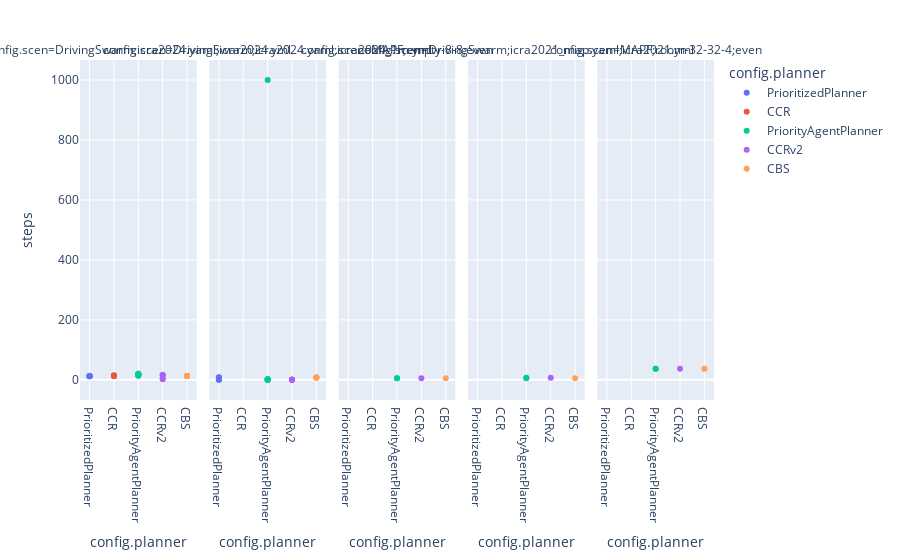

Notebook code cell kept with this figure:
### Code cell
df.history = df.history.astype(str).astype('category')
px.scatter(df.loc[~df.failed], x="config.planner", y="steps", color="config.planner", facet_col="config.scen", hover_name="history")

### Figure 1 — Plotly figure (JSON) as saved in the notebook; plotly's stock layout.template omitted (floating-point values rounded to 4 significant figures)
{"data": [{"hovertemplate": "<b>%{hovertext}</b><br><br>config.planner=%{x}<br>config.scen=DrivingSwarm;icra2024.yaml;icra2024.yml<br>steps=%{y}<extra></extra>", "hovertext": ["results/PRIO.yml/DrivingSwarm;icra2024.yaml;icra2024.yml/0/history.feather", "results/PRIO.yml/DrivingSwarm;icra2024.yaml;icra2024.yml/2/history.feather", "results/PRIO.yml/DrivingSwarm;icra2024.yaml;icra2024.yml/4/history.feather", "results/PRIO.yml/DrivingSwarm;icra2024.yaml;icra2024.yml/3/history.feather", "results/PRIO.yml/DrivingSwarm;icra2024.yaml;icra2024.yml/1/history.feather"], "legendgroup": "PrioritizedPlanner", "marker": {"color": "#636efa", "symbol": "circle"}, "mode": "markers", "name": "PrioritizedPlanner", "orientation": "v", "showlegend": true, "type": "scatter", "x": ["PrioritizedPlanner", "PrioritizedPlanner", "PrioritizedPlanner", "PrioritizedPlanner", "PrioritizedPlanner"], "xaxis": "x", "y": [12, 12, 12, 13, 13], "yaxis": "y"}, {"hovertemplate": "<b>%{hovertext}</b><br><br>config.planner=%{x}<br>config.scen=DrivingSwarm;icra2024.yaml;icra2024_1m.yml<br>steps=%{y}<extra></extra>", "hovertext": ["results/PRIO.yml/DrivingSwarm;icra2024.yaml;icra2024_1m.yml/0/history.feather", "results/PRIO.yml/DrivingSwarm;icra2024.yaml;icra2024_1m.yml/2/history.feather", "results/PRIO.yml/DrivingSwarm;icra2024.yaml;icra2024_1m.yml/4/history.feather", "results/PRIO.yml/DrivingSwarm;icra2024.yaml;icra2024_1m.yml/3/history.feather", "results/PRIO.yml/DrivingSwarm;icra2024.yaml;icra2024_1m.yml/1/history.feather"], "legendgroup": "PrioritizedPlanner", "marker": {"color": "#636efa", "symbol": "circle"}, "mode": "markers", "name": "PrioritizedPlanner", "orientation": "v", "showlegend": false, "type": "scatter", "x": ["PrioritizedPlanner", "PrioritizedPlanner", "PrioritizedPlanner", "PrioritizedPlanner", "PrioritizedPlanner"], "xaxis": "x2", "y": [8, 0, 8, 0, 8], "yaxis": "y2"}, {"hovertemplate": "<b>%{hovertext}</b><br><br>config.planner=%{x}<br>config.scen=DrivingSwarm;icra2024.yaml;icra2024.yml<br>steps=%{y}<extra></extra>", "hovertext": ["results/CCR.yml/DrivingSwarm;icra2024.yaml;icra2024.yml/0/history.feather", "results/CCR.yml/DrivingSwarm;icra2024.yaml;icra2024.yml/2/history.feather", "results/CCR.yml/DrivingSwarm;icra2024.yaml;icra2024.yml/4/history.feather", "results/CCR.yml/DrivingSwarm;icra2024.yaml;icra2024.yml/3/history.feather", "results/CCR.yml/DrivingSwarm;icra2024.yaml;icra2024.yml/1/history.feather"], "legendgroup": "CCR", "marker": {"color": "#EF553B", "symbol": "circle"}, "mode": "markers", "name": "CCR", "orientation": "v", "showlegend": true, "type": "scatter", "x": ["CCR", "CCR", "CCR", "CCR", "CCR"], "xaxis": "x", "y": [14, 13, 13, 15, 13], "yaxis": "y"}, {"hovertemplate": "<b>%{hovertext}</b><br><br>config.planner=%{x}<br>config.scen=DrivingSwarm;icra2024.yaml;icra2024.yml<br>steps=%{y}<extra></extra>", "hovertext": ["results/PrioSame.yml/DrivingSwarm;icra2024.yaml;icra2024.yml/2/history.feather", "results/PrioSame.yml/DrivingSwarm;icra2024.yaml;icra2024.yml/4/history.feather", "results/PrioSame.yml/DrivingSwarm;icra2024.yaml;icra2024.yml/3/history.feather", "results/PrioSame.yml/DrivingSwarm;icra2024.yaml;icra2024.yml/1/history.feather", "results/PrioIndex.yml/DrivingSwarm;icra2024.yaml;icra2024.yml/2/history.feather", "results/PrioIndex.yml/DrivingSwarm;icra2024.yaml;icra2024.yml/4/history.feather", "results/PrioIndex.yml/DrivingSwarm;icra2024.yaml;icra2024.yml/3/history.feather", "results/PrioIndex.yml/DrivingSwarm;icra2024.yaml;icra2024.yml/1/history.feather"], "legendgroup": "PriorityAgentPlanner", "marker": {"color": "#00cc96", "symbol": "circle"}, "mode": "markers", "name": "PriorityAgentPlanner", "orientation": "v", "showlegend": true, "type": "scatter", "x": ["PriorityAgentPlanner", "PriorityAgentPlanner", "PriorityAgentPlanner", "PriorityAgentPlanner", "PriorityAgentPlanner", "PriorityAgentPlanner", "PriorityAgentPlanner", "PriorityAgentPlanner"], "xaxis": "x", "y": [18, 20, 15, 20, 18, 14, 16, 18], "yaxis": "y"}, {"hovertemplate": "<b>%{hovertext}</b><br><br>config.planner=%{x}<br>config.scen=DrivingSwarm;icra2024.yaml;icra2024_1m.yml<br>steps=%{y}<extra></extra>", "hovertext": ["results/PrioSame.yml/DrivingSwarm;icra2024.yaml;icra2024_1m.yml/0/history.feather", "results/PrioSame.yml/DrivingSwarm;icra2024.yaml;icra2024_1m.yml/2/history.feather", "results/PrioSame.yml/DrivingSwarm;icra2024.yaml;icra2024_1m.yml/4/history.feather", "results/PrioSame.yml/DrivingSwarm;icra2024.yaml;icra2024_1m.yml/3/history.feather", "results/PrioSame.yml/DrivingSwarm;icra2024.yaml;icra2024_1m.yml/1/history.feather", "results/PrioIndex.yml/DrivingSwarm;icra2024.yaml;icra2024_1m.yml/2/history.feather", "results/PrioIndex.yml/DrivingSwarm;icra2024.yaml;icra2024_1m.yml/4/history.feather", "results/PrioIndex.yml/DrivingSwarm;icra2024.yaml;icra2024_1m.yml/3/history.feather", "results/PrioIndex.yml/DrivingSwarm;icra2024.yaml;icra2024_1m.yml/1/history.feather"], "legendgroup": "PriorityAgentPlanner", "marker": {"color": "#00cc96", "symbol": "circle"}, "mode": "markers", "name": "PriorityAgentPlanner", "orientation": "v", "showlegend": false, "type": "scatter", "x": ["PriorityAgentPlanner", "PriorityAgentPlanner", "PriorityAgentPlanner", "PriorityAgentPlanner", "PriorityAgentPlanner", "PriorityAgentPlanner", "PriorityAgentPlanner", "PriorityAgentPlanner", "PriorityAgentPlanner"], "xaxis": "x2", "y": [0, 0, 0, 0, 0, 2, 1000, 2, 2], "yaxis": "y2"}, {"hovertemplate": "<b>%{hovertext}</b><br><br>config.planner=%{x}<br>config.scen=MAPF;empty-8-8;even<br>steps=%{y}<extra></extra>", "hovertext": ["results/PrioSame.yml/MAPF;empty-8-8;even/1/history.feather", "results/PrioIndex.yml/MAPF;empty-8-8;even/1/history.feather"], "legendgroup": "PriorityAgentPlanner", "marker": {"color": "#00cc96", "symbol": "circle"}, "mode": "markers", "name": "PriorityAgentPlanner", "orientation": "v", "showlegend": false, "type": "scatter", "x": ["PriorityAgentPlanner", "PriorityAgentPlanner"], "xaxis": "x3", "y": [5, 5], "yaxis": "y3"}, {"hovertemplate": "<b>%{hovertext}</b><br><br>config.planner=%{x}<br>config.scen=DrivingSwarm;icra2021_map.yaml;icra2021.yml<br>steps=%{y}<extra></extra>", "hovertext": ["results/PrioSame.yml/DrivingSwarm;icra2021_map.yaml;icra2021.yml/1/history.feather", "results/PrioIndex.yml/DrivingSwarm;icra2021_map.yaml;icra2021.yml/1/history.feather"], "legendgroup": "PriorityAgentPlanner", "marker": {"color": "#00cc96", "symbol": "circle"}, "mode": "markers", "name": "PriorityAgentPlanner", "orientation": "v", "showlegend": false, "type": "scatter", "x": ["PriorityAgentPlanner", "PriorityAgentPlanner"], "xaxis": "x4", "y": [7, 5], "yaxis": "y4"}, {"hovertemplate": "<b>%{hovertext}</b><br><br>config.planner=%{x}<br>config.scen=MAPF;room-32-32-4;even<br>steps=%{y}<extra></extra>", "hovertext": ["results/PrioSame.yml/MAPF;room-32-32-4;even/1/history.feather", "results/PrioIndex.yml/MAPF;room-32-32-4;even/1/history.feather"], "legendgroup": "PriorityAgentPlanner", "marker": {"color": "#00cc96", "symbol": "circle"}, "mode": "markers", "name": "PriorityAgentPlanner", "orientation": "v", "showlegend": false, "type": "scatter", "x": ["PriorityAgentPlanner", "PriorityAgentPlanner"], "xaxis": "x5", "y": [37, 37], "yaxis": "y5"}, {"hovertemplate": "<b>%{hovertext}</b><br><br>config.planner=%{x}<br>config.scen=DrivingSwarm;icra2024.yaml;icra2024.yml<br>steps=%{y}<extra></extra>", "hovertext": ["results/CCRv2.yml/DrivingSwarm;icra2024.yaml;icra2024.yml/0/history.feather", "results/CCRv2.yml/DrivingSwarm;icra2024.yaml;icra2024.yml/4/history.feather", "results/CCRv2.yml/DrivingSwarm;icra2024.yaml;icra2024.yml/3/history.feather", "results/CCRv2.yml/DrivingSwarm;icra2024.yaml;icra2024.yml/1/history.feather"], "legendgroup": "CCRv2", "marker": {"color": "#ab63fa", "symbol": "circle"}, "mode": "markers", "name": "CCRv2", "orientation": "v", "showlegend": true, "type": "scatter", "x": ["CCRv2", "CCRv2", "CCRv2", "CCRv2"], "xaxis": "x", "y": [2, 15, 17, 5], "yaxis": "y"}, {"hovertemplate": "<b>%{hovertext}</b><br><br>config.planner=%{x}<br>config.scen=DrivingSwarm;icra2024.yaml;icra2024_1m.yml<br>steps=%{y}<extra></extra>", "hovertext": ["results/CCRv2.yml/DrivingSwarm;icra2024.yaml;icra2024_1m.yml/0/history.feather", "results/CCRv2.yml/DrivingSwarm;icra2024.yaml;icra2024_1m.yml/2/history.feather", "results/CCRv2.yml/DrivingSwarm;icra2024.yaml;icra2024_1m.yml/4/history.feather", "results/CCRv2.yml/DrivingSwarm;icra2024.yaml;icra2024_1m.yml/3/history.feather", "results/CCRv2.yml/DrivingSwarm;icra2024.yaml;icra2024_1m.yml/1/history.feather"], "legendgroup": "CCRv2", "marker": {"color": "#ab63fa", "symbol": "circle"}, "mode": "markers", "name": "CCRv2", "orientation": "v", "showlegend": false, "type": "scatter", "x": ["CCRv2", "CCRv2", "CCRv2", "CCRv2", "CCRv2"], "xaxis": "x2", "y": [0, 0, 1, 0, 0], "yaxis": "y2"}, {"hovertemplate": "<b>%{hovertext}</b><br><br>config.planner=%{x}<br>config.scen=MAPF;empty-8-8;even<br>steps=%{y}<extra></extra>", "hovertext": ["results/CCRv2.yml/MAPF;empty-8-8;even/1/history.feather"], "legendgroup": "CCRv2", "marker": {"color": "#ab63fa", "symbol": "circle"}, "mode": "markers", "name": "CCRv2", "orientation": "v", "showlegend": false, "type": "scatter", "x": ["CCRv2"], "xaxis": "x3", "y": [5], "yaxis": "y3"}, {"hovertemplate": "<b>%{hovertext}</b><br><br>config.planner=%{x}<br>config.scen=DrivingSwarm;icra2021_map.yaml;icra2021.yml<br>steps=%{y}<extra></extra>", "hovertext": ["results/CCRv2.yml/DrivingSwarm;icra2021_map.yaml;icra2021.yml/1/history.feather"], "legendgroup": "CCRv2", "marker": {"color": "#ab63fa", "symbol": "circle"}, "mode": "markers", "name": "CCRv2", "orientation": "v", "showlegend": false, "type": "scatter", "x": ["CCRv2"], "xaxis": "x4", "y": [7], "yaxis": "y4"}, {"hovertemplate": "<b>%{hovertext}</b><br><br>config.planner=%{x}<br>config.scen=MAPF;room-32-32-4;even<br>steps=%{y}<extra></extra>", "hovertext": ["results/CCRv2.yml/MAPF;room-32-32-4;even/1/history.feather"], "legendgroup": "CCRv2", "marker": {"color": "#ab63fa", "symbol": "circle"}, "mode": "markers", "name": "CCRv2", "orientation": "v", "showlegend": false, "type": "scatter", "x": ["CCRv2"], "xaxis": "x5", "y": [37], "yaxis": "y5"}, {"hovertemplate": "<b>%{hovertext}</b><br><br>config.planner=%{x}<br>config.scen=DrivingSwarm;icra2024.yaml;icra2024.yml<br>steps=%{y}<extra></extra>", "hovertext": ["results/CBS.yml/DrivingSwarm;icra2024.yaml;icra2024.yml/0/history.feather", "results/CBS.yml/DrivingSwarm;icra2024.yaml;icra2024.yml/2/history.feather", "results/CBS.yml/DrivingSwarm;icra2024.yaml;icra2024.yml/4/history.feather", "results/CBS.yml/DrivingSwarm;icra2024.yaml;icra2024.yml/3/history.feather", "results/CBS.yml/DrivingSwarm;icra2024.yaml;icra2024.yml/1/history.feather"], "legendgroup": "CBS", "marker": {"color": "#FFA15A", "symbol": "circle"}, "mode": "markers", "name": "CBS", "orientation": "v", "showlegend": true, "type": "scatter", "x": ["CBS", "CBS", "CBS", "CBS", "CBS"], "xaxis": "x", "y": [13, 13, 13, 13, 13], "yaxis": "y"}, {"hovertemplate": "<b>%{hovertext}</b><br><br>config.planner=%{x}<br>config.scen=DrivingSwarm;icra2024.yaml;icra2024_1m.yml<br>steps=%{y}<extra></extra>", "hovertext": ["results/CBS.yml/DrivingSwarm;icra2024.yaml;icra2024_1m.yml/0/history.feather", "results/CBS.yml/DrivingSwarm;icra2024.yaml;icra2024_1m.yml/2/history.feather", "results/CBS.yml/DrivingSwarm;icra2024.yaml;icra2024_1m.yml/4/history.feather", "results/CBS.yml/DrivingSwarm;icra2024.yaml;icra2024_1m.yml/3/history.feather", "results/CBS.yml/DrivingSwarm;icra2024.yaml;icra2024_1m.yml/1/history.feather"], "legendgroup": "CBS", "marker": {"color": "#FFA15A", "symbol": "circle"}, "mode": "markers", "name": "CBS", "orientation": "v", "showlegend": false, "type": "scatter", "x": ["CBS", "CBS", "CBS", "CBS", "CBS"], "xaxis": "x2", "y": [8, 8, 8, 8, 8], "yaxis": "y2"}, {"hovertemplate": "<b>%{hovertext}</b><br><br>config.planner=%{x}<br>config.scen=MAPF;empty-8-8;even<br>steps=%{y}<extra></extra>", "hovertext": ["results/CBS.yml/MAPF;empty-8-8;even/1/history.feather"], "legendgroup": "CBS", "marker": {"color": "#FFA15A", "symbol": "circle"}, "mode": "markers", "name": "CBS", "orientation": "v", "showlegend": false, "type": "scatter", "x": ["CBS"], "xaxis": "x3", "y": [5], "yaxis": "y3"}, {"hovertemplate": "<b>%{hovertext}</b><br><br>config.planner=%{x}<br>config.scen=DrivingSwarm;icra2021_map.yaml;icra2021.yml<br>steps=%{y}<extra></extra>", "hovertext": ["results/CBS.yml/DrivingSwarm;icra2021_map.yaml;icra2021.yml/1/history.feather"], "legendgroup": "CBS", "marker": {"color": "#FFA15A", "symbol": "circle"}, "mode": "markers", "name": "CBS", "orientation": "v", "showlegend": false, "type": "scatter", "x": ["CBS"], "xaxis": "x4", "y": [5], "yaxis": "y4"}, {"hovertemplate": "<b>%{hovertext}</b><br><br>config.planner=%{x}<br>config.scen=MAPF;room-32-32-4;even<br>steps=%{y}<extra></extra>", "hovertext": ["results/CBS.yml/MAPF;room-32-32-4;even/1/history.feather"], "legendgroup": "CBS", "marker": {"color": "#FFA15A", "symbol": "circle"}, "mode": "markers", "name": "CBS", "orientation": "v", "showlegend": false, "type": "scatter", "x": ["CBS"], "xaxis": "x5", "y": [37], "yaxis": "y5"}], "layout": {"annotations": [{"font": {}, "showarrow": false, "text": "config.scen=DrivingSwarm;icra2024.yaml;icra2024.yml", "x": 0.092, "xanchor": "center", "xref": "paper", "y": 1, "yanchor": "bottom", "yref": "paper"}, {"font": {}, "showarrow": false, "text": "config.scen=DrivingSwarm;icra2024.yaml;icra2024_1m.yml", "x": 0.296, "xanchor": "center", "xref": "paper", "y": 1, "yanchor": "bottom", "yref": "paper"}, {"font": {}, "showarrow": false, "text": "config.scen=MAPF;empty-8-8;even", "x": 0.5, "xanchor": "center", "xref": "paper", "y": 1, "yanchor": "bottom", "yref": "paper"}, {"font": {}, "showarrow": false, "text": "config.scen=DrivingSwarm;icra2021_map.yaml;icra2021.yml", "x": 0.704, "xanchor": "center", "xref": "paper", "y": 1, "yanchor": "bottom", "yref": "paper"}, {"font": {}, "showarrow": false, "text": "config.scen=MAPF;room-32-32-4;even", "x": 0.908, "xanchor": "center", "xref": "paper", "y": 1, "yanchor": "bottom", "yref": "paper"}], "legend": {"title": {"text": "config.planner"}, "tracegroupgap": 0}, "margin": {"t": 60}, "xaxis": {"anchor": "y", "categoryarray": ["PrioritizedPlanner", "CCR", "PriorityAgentPlanner", "CCRv2", "CBS"], "categoryorder": "array", "domain": [0, 0.184], "title": {"text": "config.planner"}}, "xaxis2": {"anchor": "y2", "categoryarray": ["PrioritizedPlanner", "CCR", "PriorityAgentPlanner", "CCRv2", "CBS"], "categoryorder": "array", "domain": [0.204, 0.388], "matches": "x", "title": {"text": "config.planner"}}, "xaxis3": {"anchor": "y3", "categoryarray": ["PrioritizedPlanner", "CCR", "PriorityAgentPlanner", "CCRv2", "CBS"], "categoryorder": "array", "domain": [0.408, 0.592], "matches": "x", "title": {"text": "config.planner"}}, "xaxis4": {"anchor": "y4", "categoryarray": ["PrioritizedPlanner", "CCR", "PriorityAgentPlanner", "CCRv2", "CBS"], "categoryorder": "array", "domain": [0.612, 0.796], "matches": "x", "title": {"text": "config.planner"}}, "xaxis5": {"anchor": "y5", "categoryarray": ["PrioritizedPlanner", "CCR", "PriorityAgentPlanner", "CCRv2", "CBS"], "categoryorder": "array", "domain": [0.816, 1], "matches": "x", "title": {"text": "config.planner"}}, "yaxis": {"anchor": "x", "domain": [0, 1], "title": {"text": "steps"}}, "yaxis2": {"anchor": "x2", "domain": [0, 1], "matches": "y", "showticklabels": false}, "yaxis3": {"anchor": "x3", "domain": [0, 1], "matches": "y", "showticklabels": false}, "yaxis4": {"anchor": "x4", "domain": [0, 1], "matches": "y", "showticklabels": false}, "yaxis5": {"anchor": "x5", "domain": [0, 1], "matches": "y", "showticklabels": false}}}
